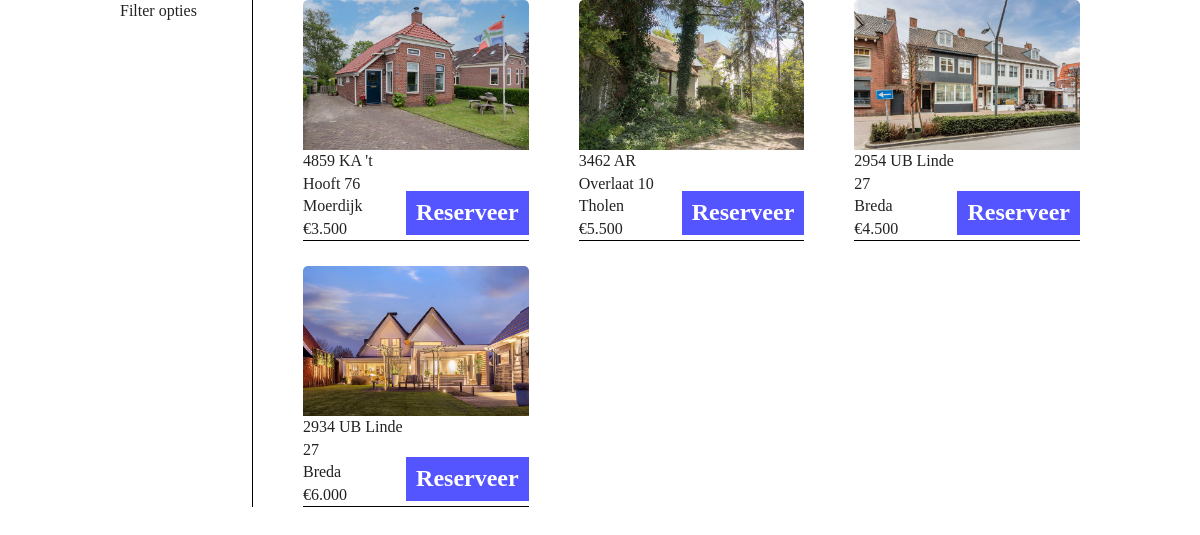
The page /houses.php on the database its author committed.
### tables this page shows
CREATE TABLE `houses` (
  `id` int(11) NOT NULL,
  `streetname` varchar(255) NOT NULL,
  `image` varchar(255) NOT NULL,
  `price` int(11) NOT NULL,
  `description` varchar(255) NOT NULL,
  `area` varchar(255) NOT NULL,
  `zipcode` varchar(255) NOT NULL,
  `rooms` int(11) NOT NULL,
  `status` int(255) NOT NULL
);

### backend/config.php (called while the page is built, shortened)
<?php
$base_url = 'http://Localhost/Snelkookpan-Lars-Jeroen-Boyan-Thijs/';

### houses.php (the view, shortened to what this page needs)
<!doctype html>
<html lang="nl">
<head>
    <?php require_once 'head.php'; ?>
</head>
<body>
    <main class="houses">
        <div class="filter">
            <p>Filter opties</p>
        </div>
        <div class="grid-container">
            <?php
            require_once 'backend/conn.php';
            $query = "SELECT * FROM houses WHERE status = 0";
            $statement = $conn->prepare($query);
            $statement->execute();
            $houses = $statement->fetchAll(PDO::FETCH_ASSOC);
            foreach($houses as $house)
            {
            ?>
                <div class="house-container">
                    <img src="<?php echo $house['image']; ?>" alt="">
                    <div class="house-info">
                        <div class="house-info-column">
                            <p><?php echo $house['zipcode']; ?> <?php echo $house['streetname']; ?></p>
                            <p><?php echo $house['area']; ?></p>
                            <p>&euro;<?php echo number_format($house['price'], 0, ",", "."); ?></p>
                        </div>
                        <div class="house-info-column">
                            <a class="reserve" href="">Reserveer</a>
                        </div>
                    </div>
                </div>
            <?php
            }
            ?>
        </div>
    </main>
</body>
</html>

### head.php (shortened to what this page needs)
<?php require_once 'backend/config.php'; ?>
<link rel="stylesheet" href="<?php echo $base_url; ?>/css/normalize.css">
<link rel="stylesheet" href="<?php echo $base_url; ?>/css/main.css">

### css/main.css (style rules this page uses)
html { color: #222; font-size: 1em; line-height: 1.4; }
audio, canvas, iframe, img, svg, video { vertical-align: middle; }
* { padding: 0; margin: 0; }
main.houses { display: flex; margin: 0 auto; width: 80%; }
.filter { width: 40%; border-right: 1px solid black; margin-right: 50px; }
.grid-container { display: grid; grid-template-columns: 1fr 1fr 1fr; gap: 25px 50px; }
.house-container img { width: 100%; border-radius: 5px 5px 0 0; }
.house-container { border-radius: 5px 5px 0 0; border-bottom: 1px solid black; }
.house-info { display: flex; justify-content: space-between; align-items: flex-end; }
a.reserve { display: block; text-decoration: none; color: white; font-weight: bold; padding: 5px 10px; background: rgb(85, 85, 255); margin: 5px 0; }
a { color: white; text-decoration: none; font-size: 24px; margin-right: 25px; margin: 25px; justify-content: space-between; }

### rows shown on the page
houses: image (picture), zipcode "4859 KA", streetname "'t Hooft 76", area "Moerdijk", price "3.500"
houses: image (picture), zipcode "3462 AR", streetname "Overlaat 10", area "Tholen", price "5.500"
houses: image (picture), zipcode "2954 UB", streetname "Linde 27", area "Breda", price "4.500"
houses: image (picture), zipcode "2934 UB", streetname "Linde 27", area "Breda", price "6.000"
